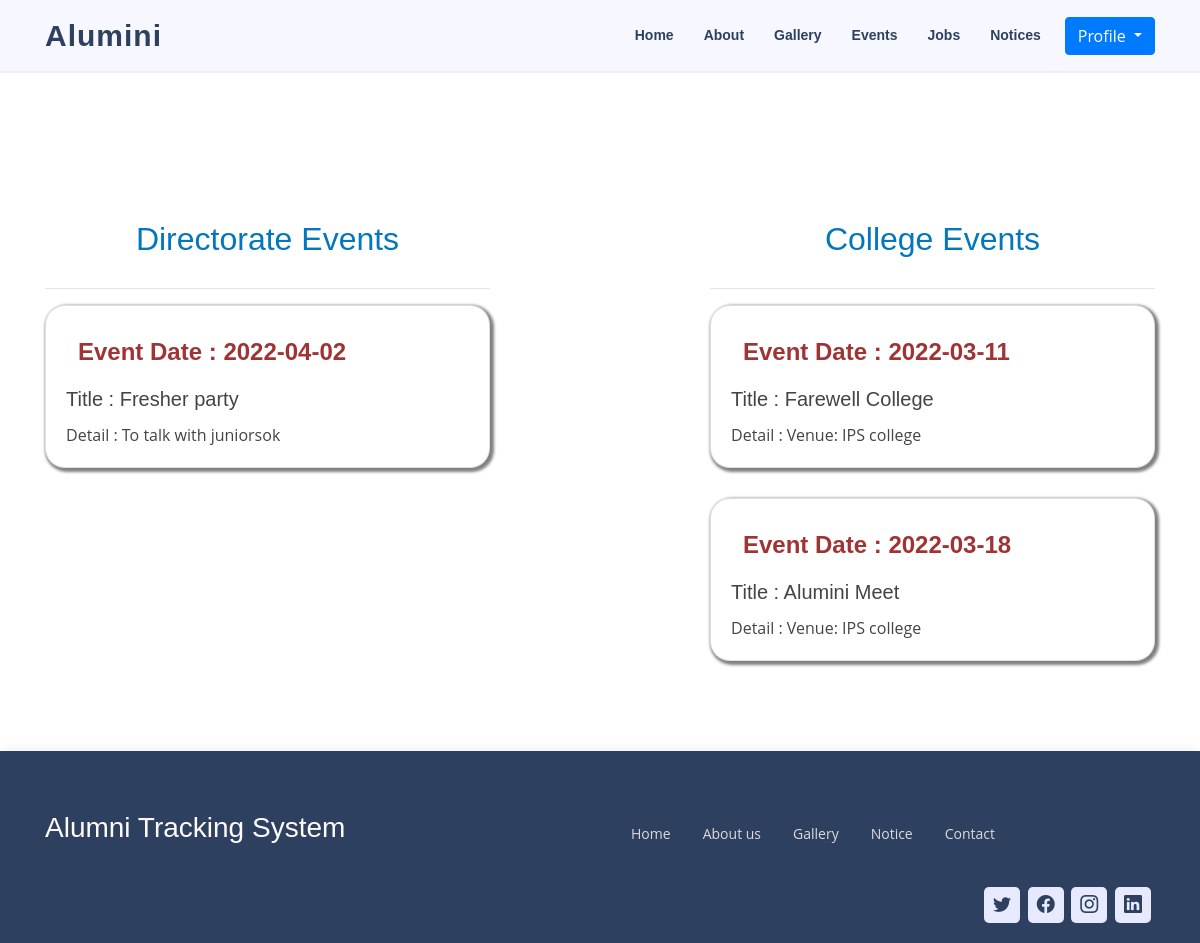
The page /user_panel/user_pages_after_login/event.php (signed in) on the database its author committed.
### tables this page shows
CREATE TABLE `event` (
  `event_date` varchar(20) NOT NULL,
  `id` varchar(30) NOT NULL,
  `subject` varchar(50) NOT NULL,
  `detail` varchar(250) NOT NULL,
  `add_time` varchar(20) NOT NULL
);

CREATE TABLE `col_event` (
  `id` varchar(50) NOT NULL,
  `on_d` varchar(10) NOT NULL,
  `sub` varchar(50) NOT NULL,
  `detail` varchar(150) NOT NULL,
  `college` varchar(100) NOT NULL
);

### user_panel/user_pages_after_login/event.php (the view, shortened to what this page needs)
<?php
require "../../dbcon.php";
?>
<!DOCTYPE html>
<html lang="en" dir="ltr">
<head>
    <link rel="stylesheet" href="https://maxcdn.bootstrapcdn.com/bootstrap/4.4.1/css/bootstrap.min.css">
    <link rel="stylesheet" href="../css/style.css">
<link rel="stylesheet" href="https://cdn.jsdelivr.net/npm/bootstrap-icons@1.3.0/font/bootstrap-icons.css">
    <link href="" rel="stylesheet">
</head>
<body>
<header id="header" class="fixed-top ">
    <div class="container d-flex  align-items-center justify-content-between">
            <h1 class="logo"><a href="index.html">Alumini</a></h1>
            <?php
   include("nav2.php");
   ?>
        </div>
    </header>
<section>
    <div class="mainadd">
        <div class="container">
            <div class="row">
                <div class="col-lg-5">
                    <h2 class="">Directorate Events</h2>
                    <hr>
                    <?php
                            $query="SELECT * FROM event";
                            $result=mysqli_query($db,$query);
                            while ($row=mysqli_fetch_array($result)){
                        ?>
                    <div class="card text-left" style="width: 100%;">
                        <div class="card-body">
                            <h4>Event Date : <?php echo $row['event_date']; ?></h4>
                            <h5 class="card-title">Title : <?php echo $row['subject']; ?></h5>
                            <p class="card-text">Detail : <?php echo $row['detail']; ?>
                            </p>
                        </div>
                    </div>
                    <?php
                        }
                        ?>
                </div>
                <div class="col-lg-2">
                </div>
                <div class="col-lg-5">
                    <h2>College Events</h2>
                    <hr>
                    <?php
                            $rno = $_SESSION['rno'];
                            $sql2 ="select * from col_alumni where rno = '$rno'";
                            $result = mysqli_query($db,$sql2);
                            $data = mysqli_fetch_array($result);
                            $name_college = $data['col_name'];
                            $query="SELECT * FROM col_event where college = '$name_college'";
                            $result=mysqli_query($db,$query);
                            while ($row=mysqli_fetch_array($result)){
                        ?>
                    <div class="card text-left" style="width: 100%;">
                        <div class="card-body">
                            <h4>Event Date : <?php echo $row['on_d']; ?></h4>
                            <h5 class="card-title">Title : <?php echo $row['sub']; ?></h5>
                            <p class="card-text">Detail : <?php echo $row['detail']; ?>
                            </p>
                        </div>
                    </div>
                    <?php
                        }
                        ?>
                </div>
            </div>
        </div>
    </div>
    </section>
    <footer id="footer">
        <div class="footer-top">
            <div class="container">
                <div class="row">
                    <div class="col-lg-6 col-md-6 footer-contact">
                        <h3>Alumni Tracking System</h3>
                    </div>
                    <div class="col-lg-6 col-md-6 footer-links">
                        <ul class="d-flex">
                            <li class="p-3"> <a href="#">Home</a></li>
                            <li class="p-3"> <a href="#">About us</a></li>
                            <li class="p-3"> <a href="#">Gallery</a></li>
                            <li class="p-3"> <a href="#">Notice</a></li>
                            <li class="p-3"> <a href="#">Contact</a></li>
                        </ul>
                    </div>
                    <div class="col col-lg-12 justify-content-center">
                        <div class="social-links text-center text-md-right">
                            <a href="#" class="twitter"><i class="bi bi-twitter"></i></a>
                            <a href="#" class="facebook"><i class="bi bi-facebook"></i></a>
                            <a href="#" class="instagram"><i class="bi bi-instagram"></i></a>
                            <a href="#" class="linkedin"><i class="bi bi-linkedin"></i></a>
                        </div>
                    </div>
    </footer>
</body>
</html>

### user_panel/css/style.css (style rules this page uses)
body { font-family: "Open Sans", sans-serif; color: #444444; }
a { color: #3b4ef8; text-decoration: none; }
h1, h2, h3, h4, h5, h6 { font-family: "Krub", sans-serif; }
#header { background: #f6f7ff; border-bottom: 2px solid #eceefe; transition: all 0.5s; z-index: 997; padding: 15px 0; }
#header .logo { font-size: 30px; margin: 0; padding: 0; line-height: 1; font-weight: 600; letter-spacing: 1px; font-family: "Poppins", sans-serif; }
#header .logo a { color: #2d405f; }
section { padding: 60px 0; overflow: hidden; }
#footer { color: #444444; font-size: 14px; background-color: #2d405f; box-shadow: 0px 2px 15px rgba(0, 0, 0, 0.1); }
#footer .footer-top { padding: 60px 0 20px 0; background: #2d405f; color: snow; }
#footer .footer-top .footer-contact { margin-bottom: 30px; }
#footer .footer-top .footer-links { margin-bottom: 30px; }
#footer .footer-top .footer-links ul { list-style: none; padding: 0; margin: 0; }
#footer .footer-top .footer-links ul li { padding: 10px 0; display: flex; align-items: center; }
#footer .footer-top .footer-links ul li:first-child { padding-top: 0; }
#footer .footer-top .footer-links ul a { color: #dfd9d9; transition: 0.3s; display: inline-block; line-height: 1; }
#footer .social-links a { font-size: 18px; display: inline-block; background: #e7eafe; color: #2d405f; line-height: 1; padding: 8px 0; margin-right: 4px; border-radius: 5px; text-align: center; width: 36px; height: 36px; transition: 0.3s; }

### user_panel/user_pages_after_login/event.php (style rules this page uses)
* { padding:0; margin:0; }
.mainadd { overflow-x: hidden; overflow-y: hidden; padding-top: 130px; justify-items: center; }
h4 { color: rgb(160, 52, 52); padding: 12px; font-weight: bold; }
h2 { color: #0277BD; margin: 30px 0px 30px 0px; text-align: center; }
.card { margin-bottom: 30px; border-radius: 20px; box-shadow: 2px 2px 3px 2px gray; }

### rows shown on the page
event: event_date "2022-04-02", subject "Fresher party", detail "To talk with juniorsok"
col_event: on_d "2022-03-11", sub "Farewell College", detail "Venue: IPS college"
col_event: on_d "2022-03-18", sub "Alumini Meet", detail "Venue: IPS college"
